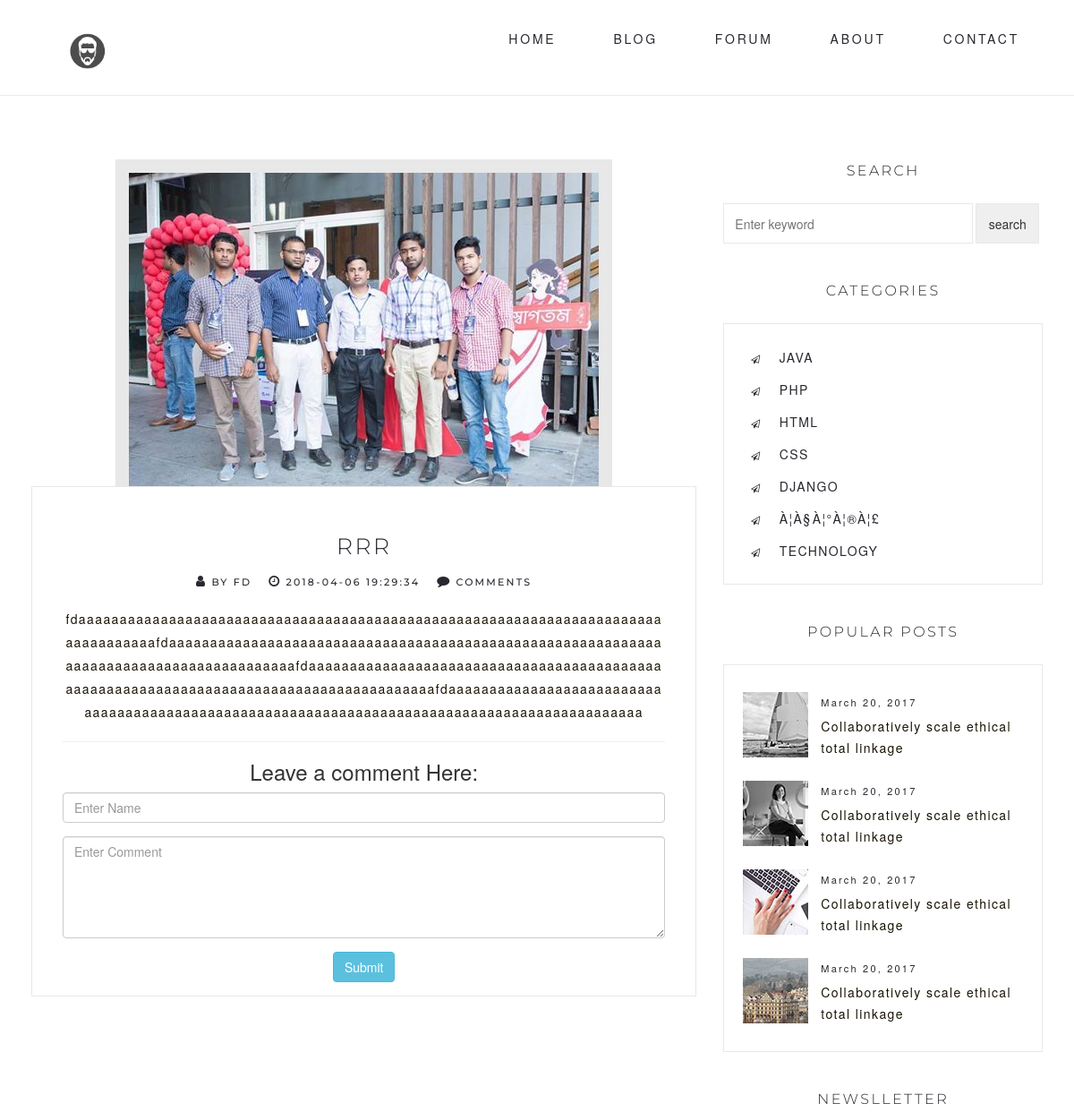
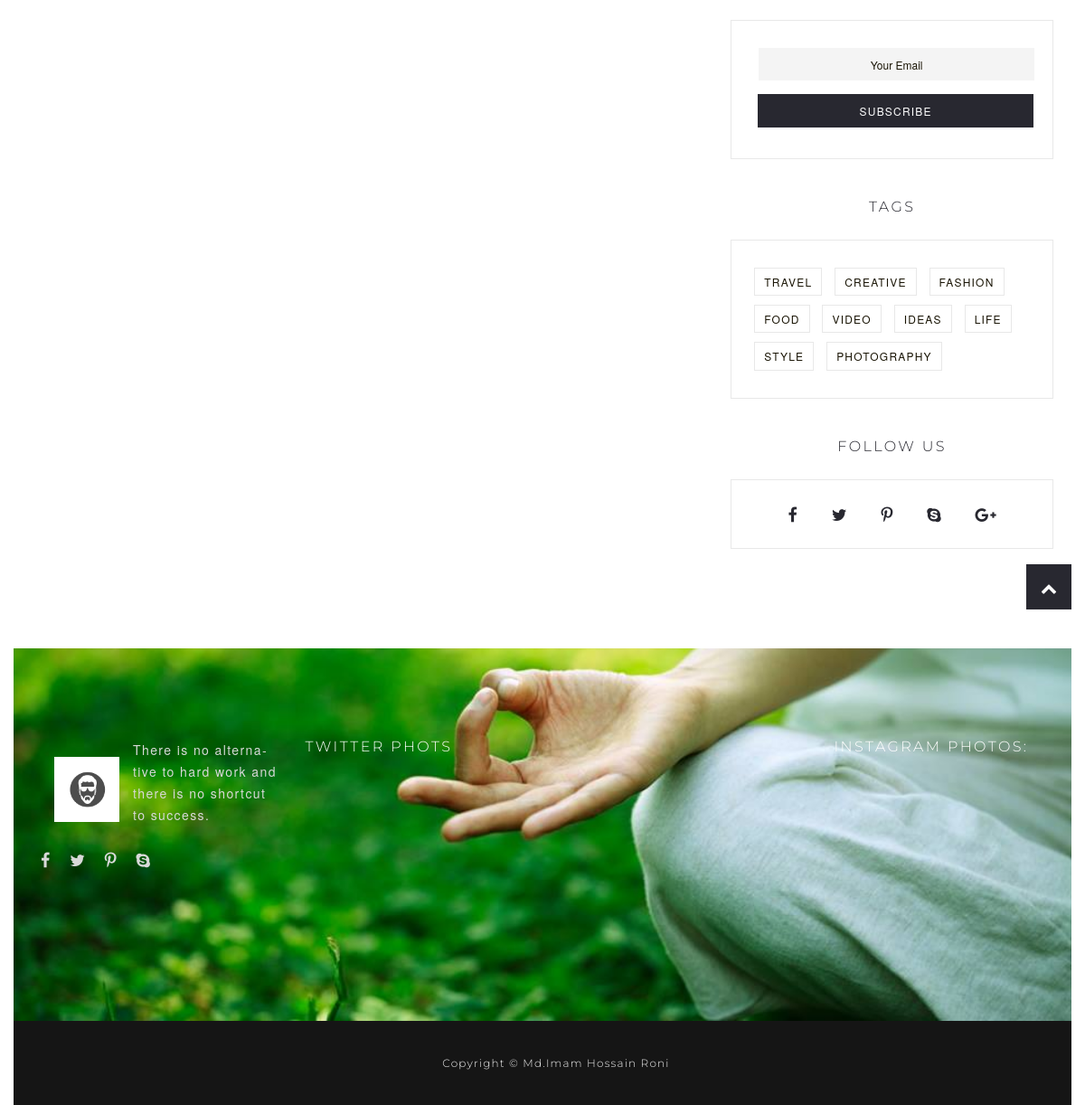
Screenshot of /Project/post.php?id=8 with the database file from the repository (2 pictures, top to bottom).
### tables this page shows
CREATE TABLE `tbl_post` (
  `id` int(11) NOT NULL,
  `cat` int(11) NOT NULL,
  `catName` varchar(255) NOT NULL,
  `title` varchar(255) NOT NULL,
  `body` text NOT NULL,
  `image` varchar(255) NOT NULL,
  `author` varchar(50) NOT NULL,
  `tags` varchar(255) NOT NULL,
  `date` timestamp NOT NULL DEFAULT CURRENT_TIMESTAMP
);

CREATE TABLE `tbl_category` (
  `id` int(11) NOT NULL,
  `name` varchar(50) NOT NULL
);

### Project/lib/Database.php (called while the page is built, shortened)
<?php
Class Database{
	public $host   = "localhost";
	public $user   = "root";
	public $pass   = "";
	public $dbname = "db_blog";
     public $link;
	private function connectDB(){
		 $this->link = new mysqli($this->host, $this->user, $this->pass,$this->dbname);
	 }
	public function select($query){
	  $result = $this->link->query($query) or die($this->link->error.__LINE__);
		  if($result->num_rows > 0){
		    return $result;
		  }else {
		    return false;
		  }
	 }
}

### Project/post.php (the view, shortened to what this page needs)
<?php
include "inc/header.php";
?>
<?php
if(!isset($_GET['id']) || $_GET['id']== NULL){
	echo "sorry";
}else{
	$id = $_GET['id'];
}
?>
<div class="container-fluid no-left-padding no-right-padding content-block blog-single">
	<div class="container">
		<div class="row">
			<div class="col-md-12">
				<div class="col-xs-12">
				</div>
			</div>
		</div>
		<?php
		$query = "select * from tbl_post where id = $id";
		$post = $db->select($query);
		if($post){
			while($result = $post->fetch_assoc()){
				?>
				<div class="row">
					<div class="col-md-8 col-sm-7 col-xs-12 content-area content-area-space">
						<div class="type-post">
							<div class="entry-cover">
								<a href="post.php?id=<?php echo $result['id'];?>"><img src="admin/<?php echo $result["image"];?>" alt="Post" /></a>
							</div>
							<div class="entry-content">
								<h3 class="entry-title"><a href="#" title="Our Writers Understand Lifestyle"><?php echo $result['title'];?></a></h3>
								<div class="post-meta">
									<span><a href="#"><i class="fa fa-user"></i> By <?php echo $result['author'];?></a></span>
									<span><a href="#"><i class="fa fa-clock-o"></i> <?php echo $result['date'];?></a></span>
									<span><a href="#"><i class="fa fa-comment"></i> Comments</a></span>
								</div>
								<?php echo $result['body'];?>
								<?php echo "<hr>";?>
								<h3>Leave a comment Here:</h3>
								<form method="POST" id="comment_form" action="">
									<div class="form-group">
										<input type="text" name="comment_name" id="comment_name" class="form-control" placeholder="Enter Name" />
									</div>
									<div class="form-group">
										<textarea name="comment_content" id="comment_content" class="form-control" placeholder="Enter Comment" rows="5"></textarea>
									</div>
									<div class="form-group">
										<input type="submit" name="submit" id="submit" class="btn btn-info" value="Submit" />
									</div>
								</form>
								<br />
							</div>
						</div>
					</div>
					<?php }} ?>
					<?php include'inc/sidebar.php';?>
				</div>
			</div>
		</div>
		<?php include'inc/footer.php';?>

### Project/inc/sidebar.php
<div class="col-md-4 col-sm-5 col-xs-12 widget-area widget-space">
	<aside class="widget widget_search">
		<h3 class="widget-title">Search</h3>
		<form action="search.php" method="get">
			<input type="text" name="search" placeholder="Enter keyword" required />
			<input type="submit" name="submit" value="search">
		</form>
	</aside>
	<aside class="widget widget_categories">
		<h3 class="widget-title">CATEGORIES</h3>
		<ul>
			<?php
			$query = "select * from tbl_category";
			$post = $db->select($query);
			if($post){
				while($result = $post->fetch_assoc()){
					?>
					<li><a href="postCat.php?category=<?php echo $result['id']; ?>"><?php echo $result['name'] ?></a></li>
					<?php }}else{  ?>
					<li>No Category Created</li>
					<?php } ?>
		</ul>
	</aside>
	<aside class="widget widget_latestposts">
		<h3 class="widget-title">Popular Posts</h3>
		<div class="recent-post">
			<div class="latest-content">
				<a href="#" title="Recent Posts"><i><img src="assets/images/ftr-pp-1.jpg" class="wp-post-image" alt="Post"></i></a>
				<span><a href="#">March 20, 2017</a></span>
				<h5><a title="Collaboratively scale ethical total linkage " href="#">Collaboratively scale ethical total linkage </a></h5>
			</div>
			<div class="latest-content">
				<a href="#" title="Recent Posts"><i><img src="assets/images/wid-pp-1.jpg" class="wp-post-image" alt="Post"></i></a>
				<span><a href="#">March 20, 2017</a></span>
				<h5><a title="Collaboratively scale ethical total linkage " href="#">Collaboratively scale ethical total linkage </a></h5>
			</div>
			<div class="latest-content">
				<a href="#" title="Recent Posts"><i><img src="assets/images/wid-pp-2.jpg" class="wp-post-image" alt="Post"></i></a>
				<span><a href="#">March 20, 2017</a></span>
				<h5><a title="Collaboratively scale ethical total linkage " href="#">Collaboratively scale ethical total linkage </a></h5>
			</div>
			<div class="latest-content">
				<a href="#" title="Recent Posts"><i><img src="assets/images/wid-pp-3.jpg" class="wp-post-image" alt="Post"></i></a>
				<span><a href="#">March 20, 2017</a></span>
				<h5><a title="Collaboratively scale ethical total linkage " href="#">Collaboratively scale ethical total linkage </a></h5>
			</div>
		</div>
	</aside>
	<aside class="widget widget_subscribe">
		<h3 class="widget-title">newslletter</h3>
		<div class="subscribe-box">
			<div class="input-group">
				<input class="form-control" placeholder="Your Email" type="text">
				<span class="input-group-btn">
					<input type="submit" class="btn btn-default" value="Subscribe"/>
				</span>
			</div>
		</div>
	</aside>
	<aside id="tag_cloud" class="widget widget_tag_cloud">
		<h3 class="widget-title">Tags</h3>
		<div class="tagcloud">
			<a href="#" title="Travel">Travel</a>
			<a href="#" title="Creative">Creative</a>
			<a href="#" title="Fashion">Fashion</a>
			<a href="#" title="Food">food</a>
			<a href="#" title="Video">video</a>
			<a href="#" title="Ideas">ideas</a>
			<a href="#" title="Life">life</a>
			<a href="#" title="Style">style</a>
			<a href="#" title="Photography">Photography</a>
		</div>
	</aside>
	<aside class="widget widget_social">
		<h3 class="widget-title">Follow Us</h3>
		<ul>
			<li><a href="#" title="Facebook"><i class="fa fa-facebook"></i></a></li>
			<li><a href="#" title="Twitter"><i class="fa fa-twitter"></i></a></li>
			<li><a href="#" title="Pinterest"><i class="fa fa-pinterest-p"></i></a></li>
			<li><a href="#" title="Skype"><i class="fa fa-skype"></i></a></li>
			<li><a href="#" title="Google Plus"><i class="fa fa-google-plus"></i></a></li>
		</ul>
	</aside>
</div>

### Project/style.css (style rules this page uses)
body { background-color: #f4f4f4; font-family: 'Roboto', sans-serif; font-size: 14px; color: #000; overflow-x: hidden; }
img { max-width: 100%; height: auto; }
a { outline: 0 !important; }
h1,h2,h3,h4,h5,h6,p,a,li,span { word-wrap: break-word; }
.no-left-padding { padding-left: 0; }
.no-right-padding { padding-right: 0; }
@media (min-width: 1200px) { .container { width: 1200px; } }

### Project/assets/css/custom.css (style rules this page uses)
.widget_search { margin-bottom:40px; }
.widget_search form { display: flex; }
.widget_search input[type="text"] { border:1px solid #e8e8e8; height:45px; text-indent:10px; width:78%; float:left; margin-right:1%; }
.widget_search input[type="submit"] { border:1px solid #e8e8e8; height:45px; width:20%; float:left; }

### rows the page displays
tbl_post: image (picture), title "RRR", author "FD", date "2018-04-06 19:29:34", body "fdaaaaaaaaaaaaaaaaaaaaaaaaaaaaaaaaaaaaaaaaaaaaaaaaaaaaaaaaaaaaaaaaaaaaaaaaaaaaaaaaaafdaaaaaaaaaaaaaaaaaaaaaaaaaaaaaaaaaaaaaaaaaaaaaaaaaaaaaaaaaaaaaaaaaaaaaaaaaaaaaaaaaaaaaaaafdaaaaaaaaaaaaaaaaaaaaaaaaaaaaaaaaaaaaaaaaaaaaaaaaaaaaaaaaaaaaaaaaaaaaaaaaaaaaaaaaaaaaaaaafdaaaaaaaaaaaaaaaaaaaaaaaaaaaaaaaaaaaaaaaaaaaaaaaaaaaaaaaaaaaaaaaaaaaaaaaaaaaaaaaaaaaaaaaaaaaaaa"
tbl_category: name "JAVA"
tbl_category: name "PHP"
tbl_category: name "HTML"
tbl_category: name "CSS"
tbl_category: name "DJANGO"
tbl_category: name "À¦­À§À¦°À¦®À¦£"
tbl_category: name "TECHNOLOGY"
